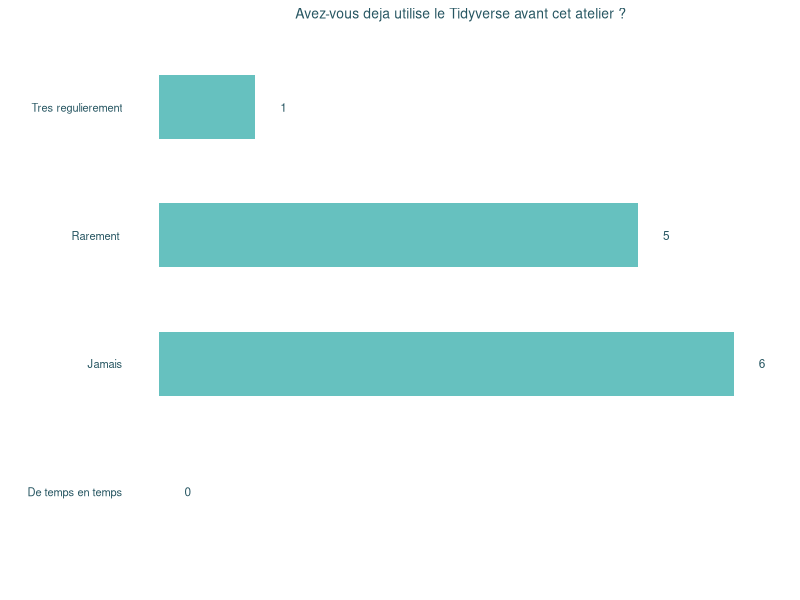
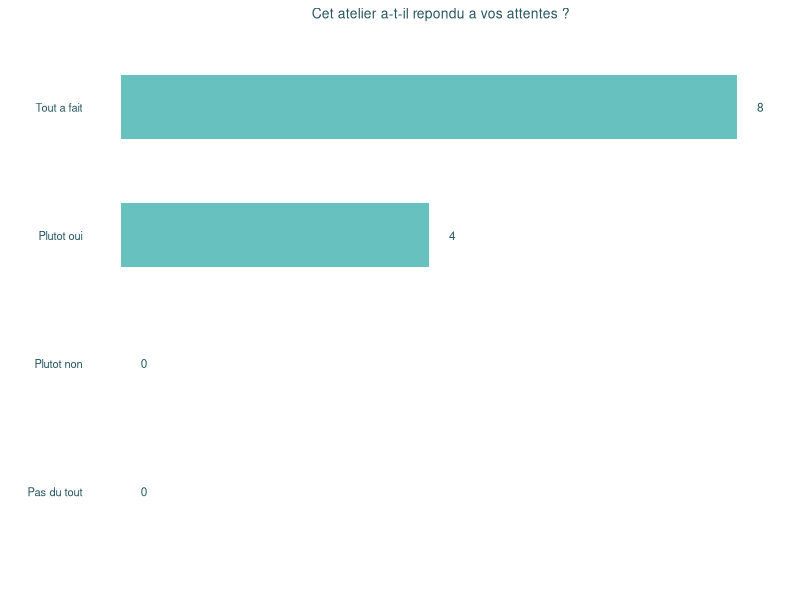
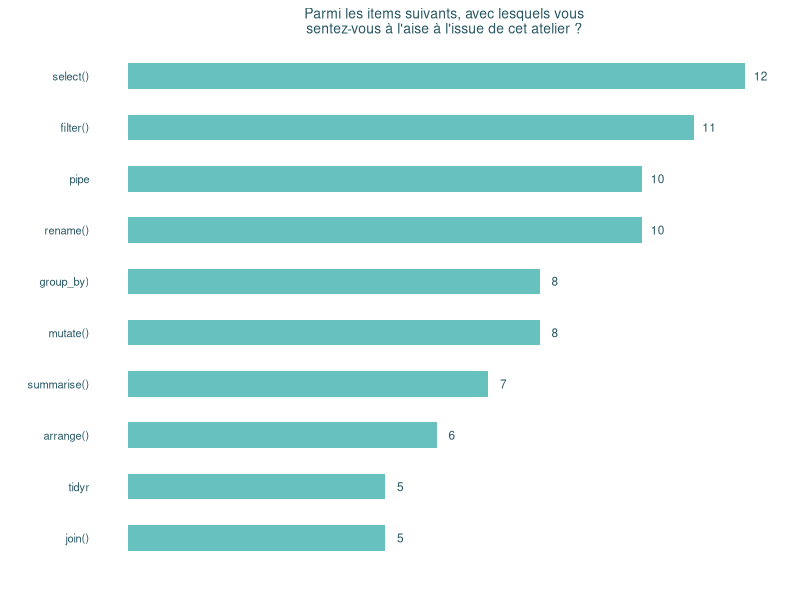
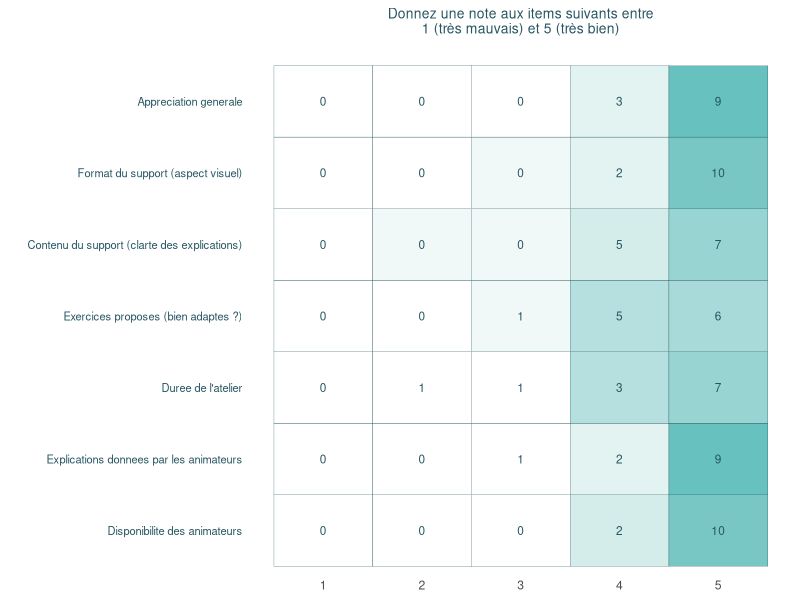
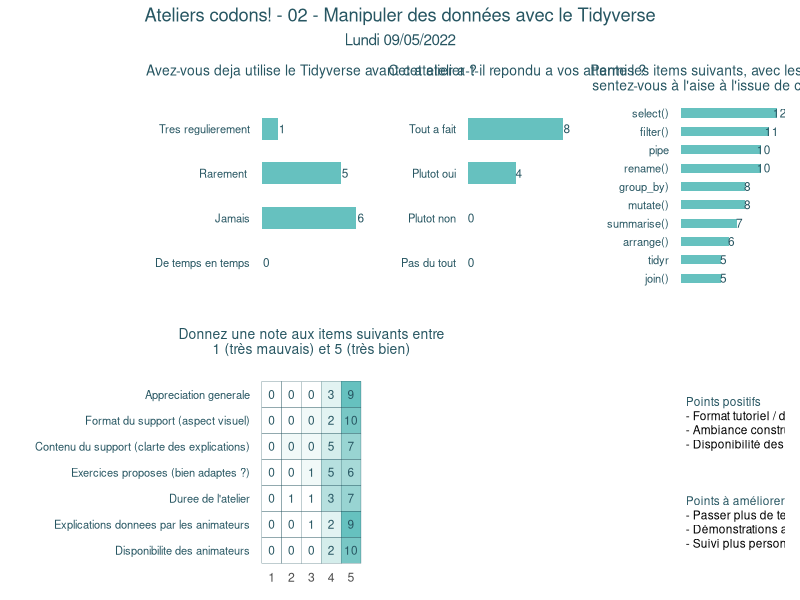

Reproduce these figures in R, in order.
library(ggplot2)
library(patchwork)
library(tidyverse)

d1 <- read.csv("questionnaire/questionnaire_atelier_codons_02.csv", sep=";")

q1 <- d1[1:4, ]

(p1 <- ggplot(data = q1,
       aes(x = Intitule, y = Nombre)) +
  geom_col(width = 0.5, fill = "#66c1bf") +
  geom_text(aes(x = Intitule, y = Nombre + 0.3, label = Nombre),
            colour = "#275662", size = 3) +
  coord_flip() +
  labs(title = "Avez-vous deja utilise le Tidyverse avant cet atelier ?", 
       x = "", y = "") +
  theme_minimal() +
  theme(panel.grid = element_blank(),
        plot.title = element_text(colour = "#275662", hjust = 0.5, size = 10),
        axis.text.x = element_blank(),
        axis.text.y = element_text(colour = "#275662", size = 8)))

q2 <- d1[5:8, ]

(p2 <- ggplot(data = q2,
              aes(x = Intitule, y = Nombre)) +
    geom_col(width = 0.5, fill = "#66c1bf") +
    geom_text(aes(x = Intitule, y = Nombre + 0.3, label = Nombre),
              colour = "#275662", size = 3) +
    coord_flip() +
    labs(title = "Cet atelier a-t-il repondu a vos attentes ?", 
         x = "", y = "") +
    theme_minimal() +
    theme(panel.grid = element_blank(),
          plot.title = element_text(colour = "#275662", hjust = 0.5, size = 10),
          axis.text.x = element_blank(),
          axis.text.y = element_text(colour = "#275662", size = 8)))

q3 <- d1[9:18, ] %>% 
  arrange(Nombre) %>% 
  mutate(Intitule = fct_inorder(factor(Intitule)))

(p3 <- ggplot(data = q3,
       aes(x = Intitule, y = Nombre)) +
  geom_col(width = 0.5, fill = "#66c1bf") +
  geom_text(aes(x = Intitule, y = Nombre + 0.3, label = Nombre),
            colour = "#275662", size = 3) +
  coord_flip() +
  labs(title = "Parmi les items suivants, avec lesquels vous\nsentez-vous à l'aise à l'issue de cet atelier ?", 
       x = "", y = "") +
  theme_minimal() +
  theme(panel.grid = element_blank(),
        plot.title = element_text(colour = "#275662", hjust = 0.5, size = 10),
        axis.text.x = element_blank(),
        axis.text.y = element_text(colour = "#275662", size = 8)))

q4 <- d1[19:53, ] %>% 
  mutate(Intitule = fct_inorder(rev(Intitule)))
  

(p4 <- ggplot(data = q4,
       aes(x = Note, y = Intitule, fill = Nombre)) +
  geom_tile(show.legend = FALSE, colour = "#275662") +
  scale_fill_continuous(low = "white", high = "#66c1bf") +
  geom_text(aes(x = Note, y = rev(Intitule), label = Nombre),
            colour = "#275662", size = 3)  +
  labs(title = "Donnez une note aux items suivants entre\n1 (très mauvais) et 5 (très bien)", 
       y = "") +
  theme_minimal() +
  theme(panel.grid = element_blank(),
        plot.title = element_text(colour = "#275662", hjust = 0.5, size = 10,
                                  margin = margin(b = 15)),
        axis.title.x = element_blank(),
        axis.text.y = element_text(colour = "#275662", size = 8)))

p5 <- ggplot() +
  geom_text(aes(x = 0.5, y = 9.5, label = "Points positifs"), colour = "#275662", hjust = 0, size = 3) +
  geom_text(aes(x = 0.5, y = 9, label = "- Format tutoriel / durée de l'atelier"), colour = "black", hjust = 0, size = 3) +
  geom_text(aes(x = 0.5, y = 8.5, label = "- Ambiance constructive et bienveillante"), colour = "black", hjust = 0, size = 3) +
  geom_text(aes(x = 0.5, y = 8, label = "- Disponibilité des animateurs"), colour = "black",  hjust = 0, size = 3) +
  geom_text(aes(x = 0.5, y = 6, label = "Points à améliorer"), colour = "#275662", hjust = 0, size = 3) +
  geom_text(aes(x = 0.5, y = 5.5, label = "- Passer plus de temps sur les bases de R"), colour = "black", hjust = 0, size = 3) +
  geom_text(aes(x = 0.5, y = 5, label = "- Démonstrations au fur et à mesure"), colour = "black", hjust = 0, size = 3) +
  geom_text(aes(x = 0.5, y = 4.5, label = "- Suivi plus personnalisé"), colour = "black",  hjust = 0, size = 3) +
  xlim(0, 10) +
  ylim(4, 10) +
  theme_void()

p <- p1 + p2 + p3 + p4 + plot_spacer() + p5 +
  plot_layout(ncol = 3) +
  plot_annotation(title = "Ateliers codons! - 02 - Manipuler des données avec le Tidyverse",
                  subtitle = "Lundi 09/05/2022",
                  theme = theme(plot.title = element_text(colour = "#275662", hjust = 0.5),
                                plot.subtitle = element_text(colour = "#275662", hjust = 0.5)))

ggsave("questionnaire/reponses.png", p, dpi = 320, width = 12, height = 6)
